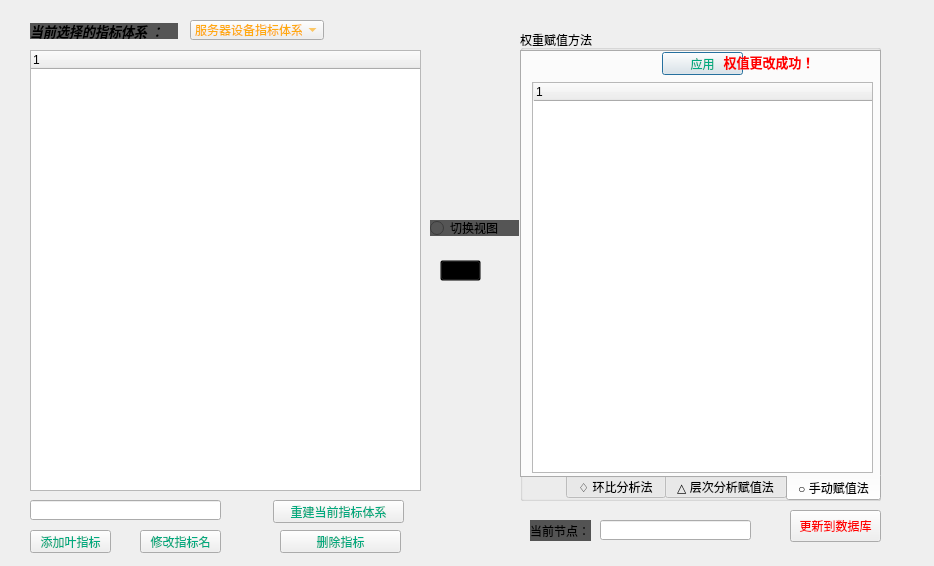
<?xml version="1.0" encoding="UTF-8"?>
<ui version="4.0">
 <class>admin_index_conf</class>
 <widget class="QDialog" name="admin_index_conf">
  <property name="geometry">
   <rect>
    <x>0</x>
    <y>0</y>
    <width>934</width>
    <height>566</height>
   </rect>
  </property>
  <property name="windowTitle">
   <string>Dialog</string>
  </property>
  <widget class="QGroupBox" name="groupBox">
   <property name="geometry">
    <rect>
     <x>520</x>
     <y>30</y>
     <width>361</width>
     <height>471</height>
    </rect>
   </property>
   <property name="title">
    <string>权重赋值方法</string>
   </property>
   <widget class="QTabWidget" name="tabWidget">
    <property name="geometry">
     <rect>
      <x>0</x>
      <y>20</y>
      <width>361</width>
      <height>451</height>
     </rect>
    </property>
    <property name="layoutDirection">
     <enum>Qt::RightToLeft</enum>
    </property>
    <property name="tabPosition">
     <enum>QTabWidget::South</enum>
    </property>
    <property name="tabShape">
     <enum>QTabWidget::Rounded</enum>
    </property>
    <property name="currentIndex">
     <number>0</number>
    </property>
    <widget class="QWidget" name="tab">
     <attribute name="title">
      <string>○ 手动赋值法</string>
     </attribute>
     <widget class="QTreeWidget" name="treeWidget_modify">
      <property name="geometry">
       <rect>
        <x>10</x>
        <y>30</y>
        <width>341</width>
        <height>391</height>
       </rect>
      </property>
      <column>
       <property name="text">
        <string notr="true">1</string>
       </property>
      </column>
     </widget>
     <widget class="QPushButton" name="pushButton">
      <property name="geometry">
       <rect>
        <x>140</x>
        <y>0</y>
        <width>81</width>
        <height>23</height>
       </rect>
      </property>
      <property name="styleSheet">
       <string notr="true">QPushButton
{	
	color: rgb(0, 170, 127);
}</string>
      </property>
      <property name="text">
       <string>应用</string>
      </property>
     </widget>
     <widget class="QLabel" name="success_tip">
      <property name="geometry">
       <rect>
        <x>180</x>
        <y>0</y>
        <width>161</width>
        <height>20</height>
       </rect>
      </property>
      <property name="font">
       <font>
        <pointsize>10</pointsize>
        <weight>75</weight>
        <bold>true</bold>
       </font>
      </property>
      <property name="styleSheet">
       <string notr="true">QLabel
{
	color:rgb(255, 0, 0);
}</string>
      </property>
      <property name="text">
       <string>      权值更改成功！</string>
      </property>
     </widget>
    </widget>
    <widget class="QWidget" name="tab_3">
     <attribute name="title">
      <string>△ 层次分析赋值法</string>
     </attribute>
    </widget>
    <widget class="QWidget" name="tab_2">
     <attribute name="title">
      <string>♢ 环比分析法</string>
     </attribute>
    </widget>
   </widget>
  </widget>
  <widget class="QPushButton" name="index_write_access">
   <property name="geometry">
    <rect>
     <x>790</x>
     <y>510</y>
     <width>91</width>
     <height>32</height>
    </rect>
   </property>
   <property name="minimumSize">
    <size>
     <width>0</width>
     <height>32</height>
    </size>
   </property>
   <property name="styleSheet">
    <string notr="true">QPushButton
{	
	
	color: rgb(255, 0, 0);
}</string>
   </property>
   <property name="text">
    <string>更新到数据库</string>
   </property>
   <property name="icon">
    <iconset resource="../file.qrc">
     <normaloff>:/png/rc/button/1 (7).png</normaloff>:/png/rc/button/1 (7).png</iconset>
   </property>
   <property name="autoDefault">
    <bool>false</bool>
   </property>
  </widget>
  <widget class="QLabel" name="label">
   <property name="geometry">
    <rect>
     <x>530</x>
     <y>520</y>
     <width>61</width>
     <height>21</height>
    </rect>
   </property>
   <property name="styleSheet">
    <string notr="true">QLabel
{
	background-color: rgb(83, 83, 83);
}</string>
   </property>
   <property name="text">
    <string>当前节点：</string>
   </property>
  </widget>
  <widget class="QLineEdit" name="node_show">
   <property name="geometry">
    <rect>
     <x>600</x>
     <y>520</y>
     <width>151</width>
     <height>20</height>
    </rect>
   </property>
  </widget>
  <widget class="QPushButton" name="delete_access">
   <property name="geometry">
    <rect>
     <x>273</x>
     <y>500</y>
     <width>131</width>
     <height>23</height>
    </rect>
   </property>
   <property name="styleSheet">
    <string notr="true">QPushButton
{	
	color: rgb(0, 170, 127);
}</string>
   </property>
   <property name="text">
    <string>重建当前指标体系</string>
   </property>
   <property name="autoDefault">
    <bool>false</bool>
   </property>
  </widget>
  <widget class="QPushButton" name="deletindex">
   <property name="geometry">
    <rect>
     <x>280</x>
     <y>530</y>
     <width>121</width>
     <height>23</height>
    </rect>
   </property>
   <property name="styleSheet">
    <string notr="true">QPushButton
{	
	color: rgb(0, 170, 127);
}</string>
   </property>
   <property name="text">
    <string>删除指标</string>
   </property>
   <property name="autoDefault">
    <bool>false</bool>
   </property>
  </widget>
  <widget class="QTreeWidget" name="treeWidget">
   <property name="geometry">
    <rect>
     <x>30</x>
     <y>50</y>
     <width>391</width>
     <height>441</height>
    </rect>
   </property>
   <column>
    <property name="text">
     <string notr="true">1</string>
    </property>
   </column>
  </widget>
  <widget class="QComboBox" name="index_select">
   <property name="geometry">
    <rect>
     <x>190</x>
     <y>20</y>
     <width>134</width>
     <height>20</height>
    </rect>
   </property>
   <property name="styleSheet">
    <string notr="true">QComboBox
{	
	
	color: rgb(255, 170, 15);
}</string>
   </property>
   <item>
    <property name="text">
     <string>服务器设备指标体系</string>
    </property>
   </item>
   <item>
    <property name="text">
     <string>控制设备指标体系</string>
    </property>
   </item>
   <item>
    <property name="text">
     <string>显控设备指标体系</string>
    </property>
   </item>
   <item>
    <property name="text">
     <string>网络架构指标体系</string>
    </property>
   </item>
   <item>
    <property name="text">
     <string>信息流指标体系</string>
    </property>
   </item>
  </widget>
  <widget class="QLabel" name="label_2">
   <property name="geometry">
    <rect>
     <x>30</x>
     <y>23</y>
     <width>148</width>
     <height>16</height>
    </rect>
   </property>
   <property name="font">
    <font>
     <pointsize>10</pointsize>
     <weight>75</weight>
     <italic>true</italic>
     <bold>true</bold>
    </font>
   </property>
   <property name="styleSheet">
    <string notr="true">QLabel
{
	background-color: rgb(85, 85, 85);
}</string>
   </property>
   <property name="text">
    <string>当前选择的指标体系 ：</string>
   </property>
  </widget>
  <widget class="QLineEdit" name="inputIndex">
   <property name="geometry">
    <rect>
     <x>30</x>
     <y>500</y>
     <width>191</width>
     <height>20</height>
    </rect>
   </property>
  </widget>
  <widget class="QPushButton" name="add_child_index">
   <property name="geometry">
    <rect>
     <x>30</x>
     <y>530</y>
     <width>81</width>
     <height>23</height>
    </rect>
   </property>
   <property name="styleSheet">
    <string notr="true">QPushButton
{	
	color: rgb(0, 170, 127);
}</string>
   </property>
   <property name="text">
    <string>添加叶指标</string>
   </property>
   <property name="autoDefault">
    <bool>false</bool>
   </property>
  </widget>
  <widget class="QPushButton" name="modifyIndex">
   <property name="geometry">
    <rect>
     <x>140</x>
     <y>530</y>
     <width>81</width>
     <height>23</height>
    </rect>
   </property>
   <property name="styleSheet">
    <string notr="true">QPushButton
{	
	color: rgb(0, 170, 127);
}</string>
   </property>
   <property name="text">
    <string>修改指标名</string>
   </property>
   <property name="autoDefault">
    <bool>false</bool>
   </property>
  </widget>
  <widget class="QToolButton" name="toolButton">
   <property name="geometry">
    <rect>
     <x>440</x>
     <y>260</y>
     <width>41</width>
     <height>21</height>
    </rect>
   </property>
   <property name="focusPolicy">
    <enum>Qt::NoFocus</enum>
   </property>
   <property name="styleSheet">
    <string notr="true">QToolButton
{
	background-color:transparent
}</string>
   </property>
   <property name="text">
    <string>...</string>
   </property>
   <property name="icon">
    <iconset resource="../file.qrc">
     <normaloff>:/png/rc/link.png</normaloff>:/png/rc/link.png</iconset>
   </property>
   <property name="toolButtonStyle">
    <enum>Qt::ToolButtonIconOnly</enum>
   </property>
  </widget>
  <widget class="QRadioButton" name="svg_view">
   <property name="geometry">
    <rect>
     <x>430</x>
     <y>220</y>
     <width>89</width>
     <height>16</height>
    </rect>
   </property>
   <property name="styleSheet">
    <string notr="true">QRadioButton
{
	background-color: rgb(85, 85, 85);
}</string>
   </property>
   <property name="text">
    <string>切换视图</string>
   </property>
  </widget>
 </widget>
 <resources>
  <include location="../file.qrc"/>
 </resources>
 <connections/>
</ui>
